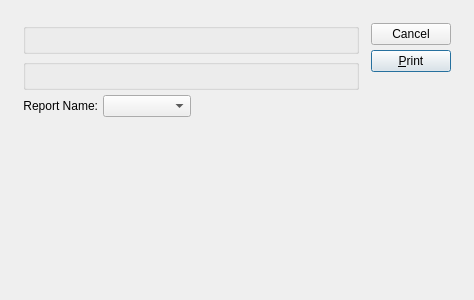
<ui version="4.0" >
 <comment>This file is part of the xTuple ERP: PostBooks Edition, a free and
open source Enterprise Resource Planning software suite,
Copyright (c) 1999-2010 by OpenMFG LLC, d/b/a xTuple.
It is licensed to you under the Common Public Attribution License
version 1.0, the full text of which (including xTuple-specific Exhibits)
is available at www.xtuple.com/CPAL.  By using this software, you agree
to be bound by its terms.</comment>
 <class>printItemLabelsByClassCode</class>
 <widget class="QDialog" name="printItemLabelsByClassCode" >
  <property name="geometry" >
   <rect>
    <x>0</x>
    <y>0</y>
    <width>474</width>
    <height>300</height>
   </rect>
  </property>
  <property name="windowTitle" >
   <string>Print Item Labels by Class Code</string>
  </property>
  <layout class="QGridLayout" name="gridLayout_2" >
   <item row="0" column="0" >
    <layout class="QGridLayout" name="gridLayout" >
     <property name="margin" >
      <number>12</number>
     </property>
     <property name="spacing" >
      <number>12</number>
     </property>
     <item row="0" column="0" >
      <layout class="QVBoxLayout" >
       <property name="spacing" >
        <number>0</number>
       </property>
       <item>
        <layout class="QVBoxLayout" >
         <property name="spacing" >
          <number>5</number>
         </property>
         <item>
          <widget class="ParameterGroup" name="_classCode" >
           <property name="title" >
            <string/>
           </property>
           <property name="fixedSize" >
            <bool>false</bool>
           </property>
          </widget>
         </item>
         <item>
          <layout class="QHBoxLayout" >
           <property name="spacing" >
            <number>0</number>
           </property>
           <item>
            <widget class="WarehouseGroup" name="_warehouse" >
             <property name="title" >
              <string/>
             </property>
             <property name="fixedSize" >
              <bool>false</bool>
             </property>
            </widget>
           </item>
          </layout>
         </item>
         <item>
          <layout class="QHBoxLayout" >
           <property name="spacing" >
            <number>0</number>
           </property>
           <item>
            <layout class="QHBoxLayout" >
             <property name="spacing" >
              <number>5</number>
             </property>
             <item>
              <widget class="QLabel" name="_reportLit" >
               <property name="text" >
                <string>Report Name:</string>
               </property>
               <property name="alignment" >
                <set>Qt::AlignRight|Qt::AlignTrailing|Qt::AlignVCenter</set>
               </property>
              </widget>
             </item>
             <item>
              <widget class="XComboBox" name="_report" >
               <property name="sizePolicy" >
                <sizepolicy vsizetype="Fixed" hsizetype="Expanding" >
                 <horstretch>0</horstretch>
                 <verstretch>0</verstretch>
                </sizepolicy>
               </property>
              </widget>
             </item>
            </layout>
           </item>
           <item>
            <spacer name="Spacer39" >
             <property name="orientation" >
              <enum>Qt::Horizontal</enum>
             </property>
             <property name="sizeType" >
              <enum>QSizePolicy::Expanding</enum>
             </property>
             <property name="sizeHint" stdset="0" >
              <size>
               <width>31</width>
               <height>20</height>
              </size>
             </property>
            </spacer>
           </item>
          </layout>
         </item>
        </layout>
       </item>
       <item>
        <spacer name="Spacer4" >
         <property name="orientation" >
          <enum>Qt::Vertical</enum>
         </property>
         <property name="sizeType" >
          <enum>QSizePolicy::Expanding</enum>
         </property>
         <property name="sizeHint" stdset="0" >
          <size>
           <width>20</width>
           <height>23</height>
          </size>
         </property>
        </spacer>
       </item>
      </layout>
     </item>
     <item row="0" column="1" >
      <layout class="QVBoxLayout" >
       <property name="spacing" >
        <number>5</number>
       </property>
       <item>
        <widget class="QPushButton" name="_close" >
         <property name="text" >
          <string>Cancel</string>
         </property>
        </widget>
       </item>
       <item>
        <widget class="QPushButton" name="_print" >
         <property name="text" >
          <string>&amp;Print</string>
         </property>
         <property name="default" >
          <bool>true</bool>
         </property>
        </widget>
       </item>
       <item>
        <spacer name="Spacer38" >
         <property name="orientation" >
          <enum>Qt::Vertical</enum>
         </property>
         <property name="sizeType" >
          <enum>QSizePolicy::Expanding</enum>
         </property>
         <property name="sizeHint" stdset="0" >
          <size>
           <width>20</width>
           <height>20</height>
          </size>
         </property>
        </spacer>
       </item>
      </layout>
     </item>
    </layout>
   </item>
  </layout>
 </widget>
 <layoutdefault spacing="6" margin="11" />
 <pixmapfunction>qPixmapFromMimeSource</pixmapfunction>
 <customwidgets>
  <customwidget>
   <class>ParameterGroup</class>
   <extends>QGroupBox</extends>
   <header>parametergroup.h</header>
  </customwidget>
  <customwidget>
   <class>WarehouseGroup</class>
   <extends>QGroupBox</extends>
   <header>warehousegroup.h</header>
  </customwidget>
  <customwidget>
   <class>XComboBox</class>
   <extends>QComboBox</extends>
   <header>xcombobox.h</header>
  </customwidget>
 </customwidgets>
 <tabstops>
  <tabstop>_classCode</tabstop>
  <tabstop>_warehouse</tabstop>
  <tabstop>_report</tabstop>
  <tabstop>_print</tabstop>
  <tabstop>_close</tabstop>
 </tabstops>
 <includes>
  <include location="global" >parameter.h</include>
 </includes>
 <resources/>
 <connections>
  <connection>
   <sender>_close</sender>
   <signal>clicked()</signal>
   <receiver>printItemLabelsByClassCode</receiver>
   <slot>reject()</slot>
   <hints>
    <hint type="sourcelabel" >
     <x>20</x>
     <y>20</y>
    </hint>
    <hint type="destinationlabel" >
     <x>20</x>
     <y>20</y>
    </hint>
   </hints>
  </connection>
 </connections>
</ui>
